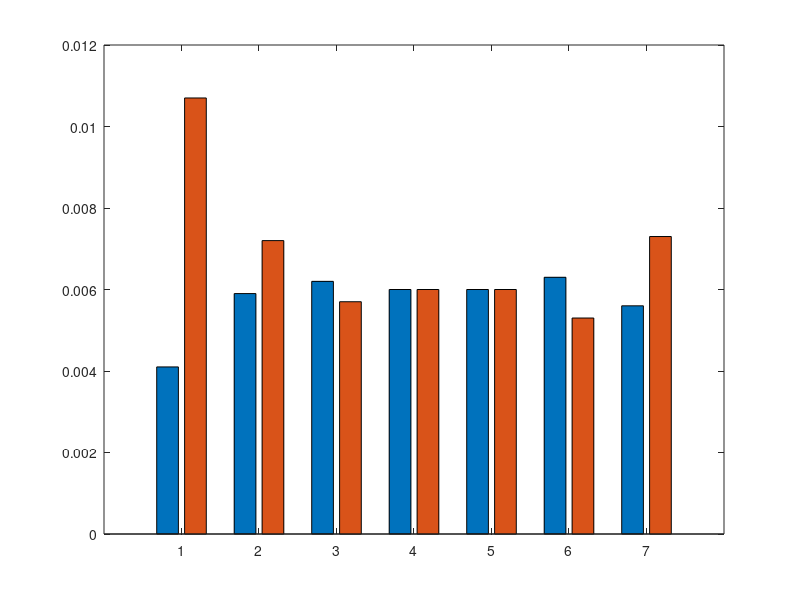

Reproduce this figure in MATLAB. (Note: this script raises an error after producing the figure.)
% Data
brokers = {'Mosquitto','EMQx','Hive','Nano','ActiveMQ','RabbitMQ','VerneMQ'};
delay = [0.0041, 0.0059, 0.0062, 0.006, 0.006, 0.0063, 0.0056];
jitter = [0.0107, 0.0072, 0.0057, 0.006, 0.006, 0.0053, 0.0073];

% Grouped data matrix
data = [delay; jitter]';

x = 1:numel(brokers);

% Create figure
figure('Position',[100 100 900 500]);

% Plot grouped bar chart
hb = bar(x, data, 'grouped');
hb(1).FaceColor = [0 0.4470 0.7410];    % blue for Delay
hb(2).FaceColor = [0.8500 0.3250 0.0980]; % orange for Jitter

% Labels and ticks
set(gca, 'XTick', x, 'XTickLabel', brokers)
xtickangle(45)
ylabel('Time (s)')
title('Delay and Jitter per Broker')

% Legend
legend({'Delay', 'Jitter'}, 'Location', 'northwest')

grid on
box on
